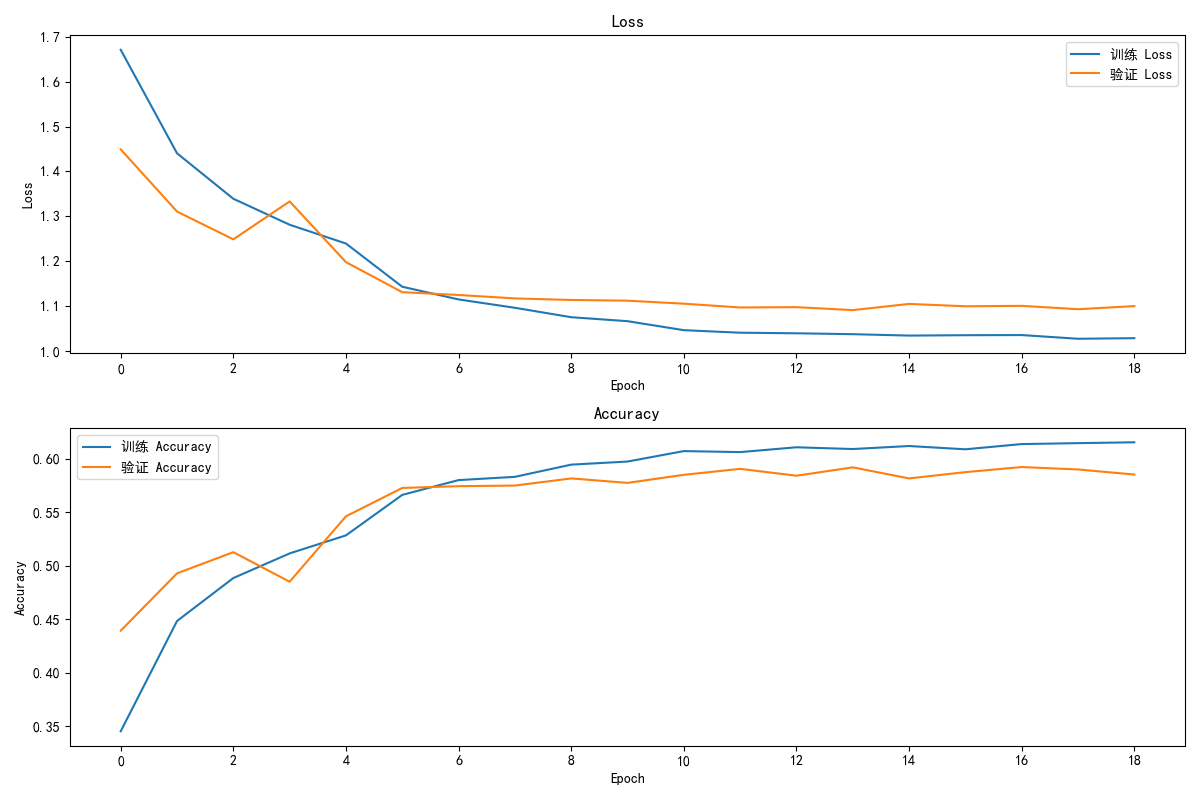

Reproduce this figure in Python.
import pandas as pd
import numpy as np
import torch
import torch.nn as nn
import torch.optim as optim
from torch.utils.data import Dataset, DataLoader
from torchvision import transforms
import matplotlib.pyplot as plt
from tqdm import tqdm
import matplotlib.ticker as ticker
from pylab import mpl

# 加载数据
data = pd.read_csv('fer2013/fer2013.csv')

# 数据预处理
class FER2013Dataset(Dataset):
    def __init__(self, dataframe, transform=None):
        self.dataframe = dataframe
        self.transform = transform

    def __len__(self):
        return len(self.dataframe)

    def __getitem__(self, idx):
        pixels = self.dataframe.iloc[idx]['pixels']
        image = np.array([int(pixel) for pixel in pixels.split(' ')]).reshape(48, 48).astype('float32')
        image = image / 255.0  # 归一化
        label = int(self.dataframe.iloc[idx]['emotion'])
        if self.transform:
            image = self.transform(image)
        return image, label

# 数据增强
transform = transforms.Compose([
    transforms.ToPILImage(),
    transforms.RandomHorizontalFlip(),
    transforms.RandomRotation(10),
    transforms.ToTensor()
])

# 数据划分
train_data = data[data['Usage'] == 'Training']
val_data = data[data['Usage'] == 'PublicTest']
test_data = data[data['Usage'] == 'PrivateTest']

train_dataset = FER2013Dataset(train_data, transform=transform)
val_dataset = FER2013Dataset(val_data, transform=transform)
test_dataset = FER2013Dataset(test_data, transform=transform)

train_loader = DataLoader(train_dataset, batch_size=64, shuffle=True)
val_loader = DataLoader(val_dataset, batch_size=64, shuffle=False)
test_loader = DataLoader(test_dataset, batch_size=64, shuffle=False)

class Attention(nn.Module):
    def __init__(self, in_channels):
        super(Attention, self).__init__()
        self.conv1 = nn.Conv2d(in_channels, in_channels // 8, kernel_size=1)
        self.conv2 = nn.Conv2d(in_channels, in_channels // 8, kernel_size=1)
        self.conv3 = nn.Conv2d(in_channels, in_channels, kernel_size=1)
        self.softmax = nn.Softmax(dim=-1)

    def forward(self, x):
        batch_size, C, H, W = x.size()
        proj_query = self.conv1(x).view(batch_size, -1, H * W).permute(0, 2, 1)
        proj_key = self.conv2(x).view(batch_size, -1, H * W)
        energy = torch.bmm(proj_query, proj_key)
        attention = self.softmax(energy)
        proj_value = self.conv3(x).view(batch_size, -1, H * W)

        out = torch.bmm(proj_value, attention.permute(0, 2, 1))
        out = out.view(batch_size, C, H, W)
        out = out + x  # 残差连接
        return out

class CNNModel(nn.Module):
    def __init__(self):
        super(CNNModel, self).__init__()
        self.conv1 = nn.Conv2d(1, 32, kernel_size=3, padding=1)
        self.bn1 = nn.BatchNorm2d(32)
        self.conv2 = nn.Conv2d(32, 64, kernel_size=3, padding=1)
        self.bn2 = nn.BatchNorm2d(64)
        self.conv3 = nn.Conv2d(64, 128, kernel_size=3, padding=1)
        self.bn3 = nn.BatchNorm2d(128)
        self.attention = Attention(128)  # 添加注意力层
        self.pool = nn.MaxPool2d(kernel_size=2, stride=2, padding=0)
        self.dropout = nn.Dropout(0.5)
        self.fc1 = nn.Linear(128 * 6 * 6, 256)
        self.fc2 = nn.Linear(256, 7)

    def forward(self, x):
        x = self.pool(torch.relu(self.bn1(self.conv1(x))))
        x = self.pool(torch.relu(self.bn2(self.conv2(x))))
        x = self.pool(torch.relu(self.bn3(self.conv3(x))))
        x = self.attention(x)  # 应用注意力机制
        x = x.view(-1, 128 * 6 * 6)
        x = torch.relu(self.fc1(x))
        x = self.dropout(x)
        x = self.fc2(x)
        return x

model = CNNModel()

# 选择设备
device = torch.device('cuda' if torch.cuda.is_available() else 'cpu')
model.to(device)

criterion = nn.CrossEntropyLoss()
optimizer = optim.Adam(model.parameters(), lr=0.001, weight_decay=1e-5)  # 增加L2正则化

# 学习率调度器
scheduler = optim.lr_scheduler.StepLR(optimizer, step_size=5, gamma=0.1)

num_epochs = 30
early_stopping_patience = 5
early_stopping_counter = 0
best_val_loss = float('inf')

train_losses, val_losses = [], []
train_accuracies, val_accuracies = [], []

for epoch in range(num_epochs):
    model.train()
    running_loss = 0.0
    correct_train = 0
    total_train = 0
    for images, labels in tqdm(train_loader, desc=f'Epoch {epoch + 1}/{num_epochs}', unit='batch'):
        images, labels = images.to(device), labels.to(device)  # 将数据移动到GPU
        optimizer.zero_grad()
        outputs = model(images)
        loss = criterion(outputs, labels)
        loss.backward()
        optimizer.step()
        running_loss += loss.item()

        _, predicted = torch.max(outputs, 1)
        total_train += labels.size(0)
        correct_train += (predicted == labels).sum().item()

    train_losses.append(running_loss / len(train_loader))
    train_accuracies.append(correct_train / total_train)

    model.eval()
    val_loss = 0.0
    correct_val = 0
    total_val = 0
    with torch.no_grad():
        for images, labels in tqdm(val_loader, desc=f'Validation Epoch {epoch + 1}/{num_epochs}', unit='batch'):
            images, labels = images.to(device), labels.to(device)  # 将数据移动到GPU
            outputs = model(images)
            loss = criterion(outputs, labels)
            val_loss += loss.item()

            _, predicted = torch.max(outputs, 1)
            total_val += labels.size(0)
            correct_val += (predicted == labels).sum().item()

    val_losses.append(val_loss / len(val_loader))
    val_accuracies.append(correct_val / total_val)

    if val_loss < best_val_loss:
        best_val_loss = val_loss
        early_stopping_counter = 0
        torch.save(model.state_dict(), 'fer2013_model_best.pth')
    else:
        early_stopping_counter += 1
        if early_stopping_counter >= early_stopping_patience:
            print("Early stopping triggered")
            break

    scheduler.step()
    print(f'Epoch {epoch + 1}/{num_epochs}, Train Loss: {train_losses[-1]:.4f}, Val Loss: {val_losses[-1]:.4f}')
    print(f'Train Accuracy: {train_accuracies[-1]:.4f}, Val Accuracy: {val_accuracies[-1]:.4f}')

# 加载最优模型
model.load_state_dict(torch.load('fer2013_model_best.pth'))
model.to(device)  # 确保模型在GPU上
model.eval()

test_loss = 0.0
correct = 0
total = 0
with torch.no_grad():
    for images, labels in tqdm(test_loader, desc='Testing', unit='batch'):
        images, labels = images.to(device), labels.to(device)  # 将数据移动到GPU
        outputs = model(images)
        loss = criterion(outputs, labels)
        test_loss += loss.item()
        _, predicted = torch.max(outputs, 1)
        total += labels.size(0)
        correct += (predicted == labels).sum().item()

test_loss /= len(test_loader)
test_accuracy = correct / total

print(f'测试 Loss: {test_loss:.4f}')
print(f'测试 Accuracy: {test_accuracy:.4f}')

# 绘制训练和验证损失曲线
mpl.rcParams["font.sans-serif"] = ["SimHei"] # 设置显示中文字体 宋体
mpl.rcParams["axes.unicode_minus"] = False #字体更改后，会导致坐标轴中的部分字符无法正常显示，此时需要设置正常显示负号
plt.figure(figsize=(12, 8))

plt.subplot(2, 1, 1)
plt.plot(train_losses, label='训练 Loss')
plt.plot(val_losses, label='验证 Loss')
plt.title('Loss')
plt.xlabel('Epoch')
plt.ylabel('Loss')
plt.legend()

ax1 = plt.gca()
ax1.xaxis.set_major_locator(ticker.MaxNLocator(integer=True))

plt.subplot(2, 1, 2)
plt.plot(train_accuracies, label='训练 Accuracy')
plt.plot(val_accuracies, label='验证 Accuracy')
plt.title('Accuracy')
plt.xlabel('Epoch')
plt.ylabel('Accuracy')
plt.legend()

ax2 = plt.gca()
ax2.xaxis.set_major_locator(ticker.MaxNLocator(integer=True))

plt.tight_layout()
plt.show()
